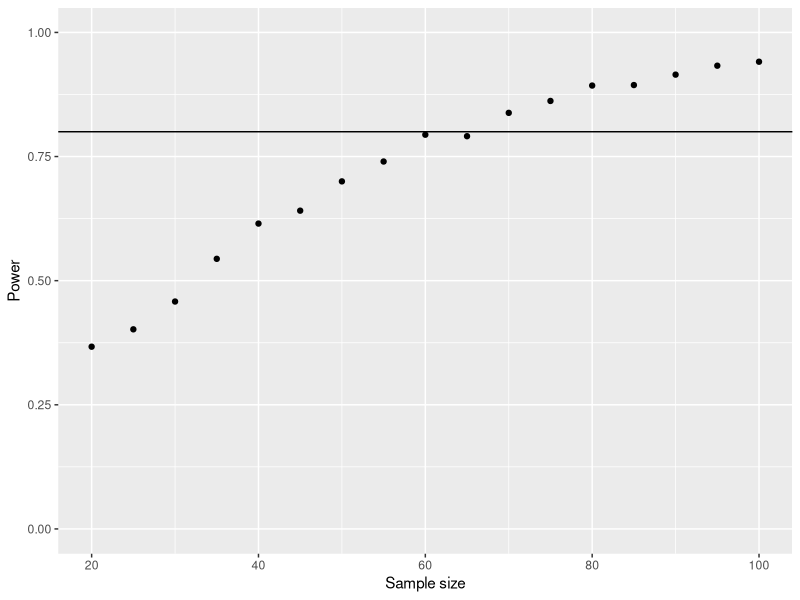

The R source for this figure:
library(ggplot2)

#########################################
###  Function to calculate power for a t test
###
###  Create a function to simulate two normal populations n times,
###  run a t test, and return the estimated power for that combination
###  of parameters.
###  Arguments:  sample size, number of repetitions, mean of first population
###              mean of second population, and common standard deviation
###  Return:     estimated power for the generated sample and criteria
###

t.power.sim = function(n, n.reps=1000, mean.1=0.0, mean.2=2.5, sd.common=1.0) {
  p.vals = rep(0,n.reps)

  for (i in 1:n.reps){
    group.1 = rnorm(n=n, mean=mean.1, sd=sd.common)
    group.2 = rnorm(n=n, mean=mean.2, sd=sd.common)
    p.vals[i] = t.test(group.1, group.2)$p.value
  }
  power = sum(p.vals < .05)/n.reps
  return(power)
}

###  Ilustrate usage simulating multiple sample sizes

#  Zero the list of estimated powers
power.array <- NULL

#  Create a vector of sample sizes for which we want to estimate the power
sample.sizes <- seq.int(20, 100, 5)  # 20, 25, 30,..., 100

#  Loop over the sample sizes and estimate power for each
for (n in sample.sizes) {
    temp.rslt <- t.power.sim(n=n, n.reps=1000, mean.2=2.5, sd.common=5.0)
    power.array <- c(power.array, temp.rslt)
}

#  Join power.list and sample.sizes into a data frame
power.dat <- data.frame(n=sample.sizes, power=power.array)

#  Print the values in a table
writeLines(c(
"\n\n",
"Table of values from the power calculation using the for loop",
"=============================================================",
capture.output(print(power.dat)),
"=============================================================\n\n"),
"test.out", sep="\n")

#  It is quite common to plot the power against the sample size
#  Power >= .80 is usually considered 'good'
pdf("power.pdf", height=4, width=4)
power.graph = ggplot(power.dat, aes(x=n, y=power)) + geom_point()
power.graph = power.graph + scale_x_continuous("Sample size", limits=c(20,100))
power.graph = power.graph + scale_y_continuous("Power", limits=c(0,1))
power.graph = power.graph + geom_hline(yintercept=0.8, linetype="solid")
power.graph
dev.off()

